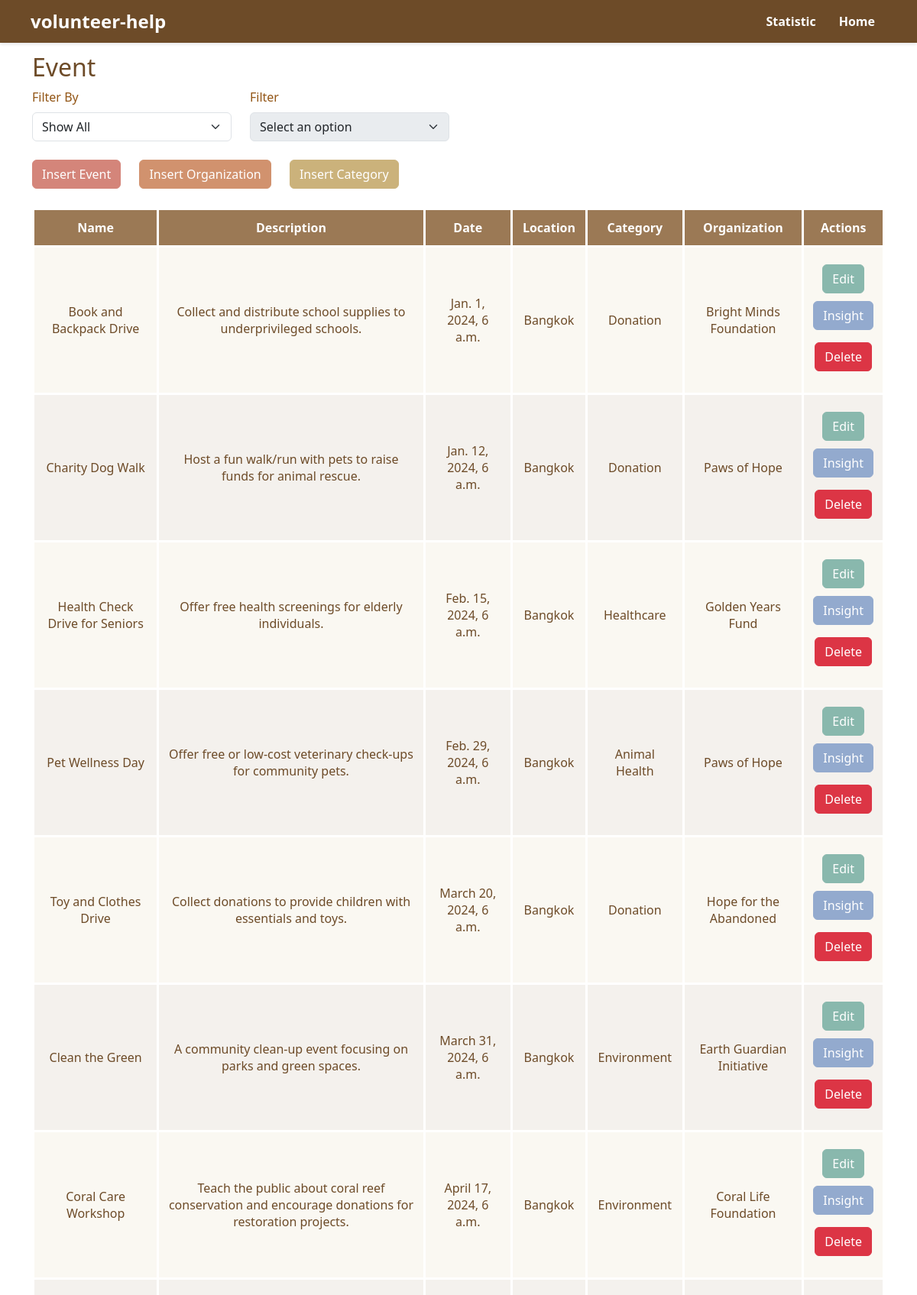
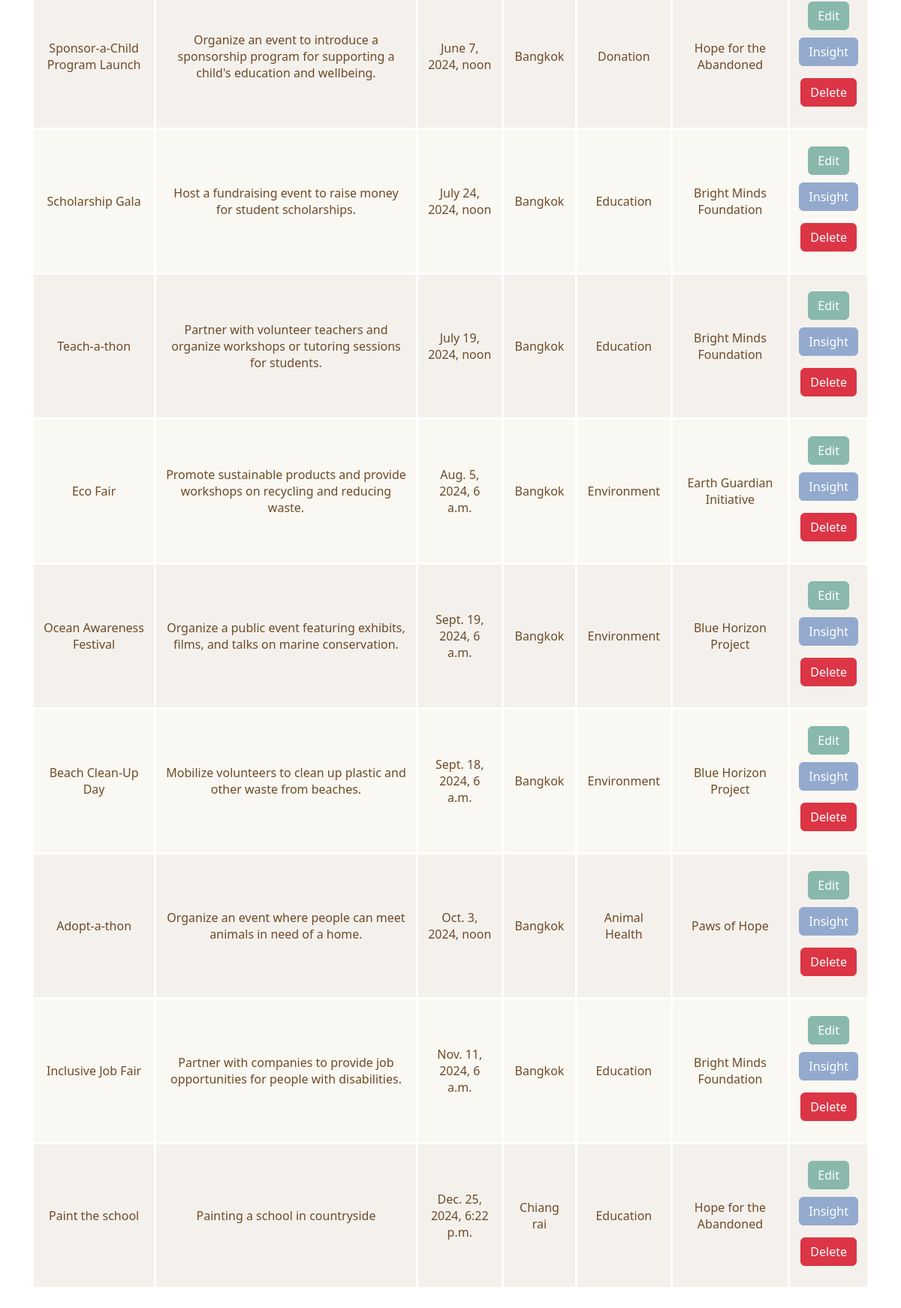
/nonprofit/event/, run on the app's committed database (2 pictures, top to bottom).
### nonprofit/models.py (models this page shows, shortened)
class Event(models.Model):
    name = models.CharField(max_length=100)
    description = models.CharField(max_length=300)
    date = models.DateTimeField(default=None)
    location = models.CharField(max_length=300)
    category = models.ForeignKey(Category, on_delete=models.CASCADE)
    organization = models.ForeignKey(Organization, on_delete=models.CASCADE)

class Category(models.Model):
    name = models.CharField(max_length=100)

class Organization(models.Model):
    name = models.CharField(max_length=100)
    description = models.CharField(max_length=300)

### nonprofit/views.py (the view)
# urls.py: path("event/", views.event_home, name="event_home"),
def event_home(request):
    event_list = Event.objects.all()
    category_list = Category.objects.all()
    organization_list = Organization.objects.all()
    return render(request, 'nonprofit/event.html', {'event_list': event_list,
                                                    'category_list': category_list,
                                                    'organization_list': organization_list})

### nonprofit/templates/nonprofit/event.html (shortened to what this page needs)
{% load static %}
<head>
    <link href="https://cdn.jsdelivr.net/npm/bootstrap@5.3.3/dist/css/bootstrap.min.css" rel="stylesheet">
    <link rel="stylesheet" href="{% static './nonprofit/navbar.css' %}">
    <link rel="stylesheet" href="{% static './nonprofit/style.css' %}">
</head>
<body>
<nav class="navbar">
    <a href="#" class="logo">volunteer-help</a>
    <ul class="nav-link">
        <li><a href="#">Statistic</a></li>
        <li class="active"><a href="/nonprofit/">Home</a></li>
    </ul>
</nav>
<div class="container mt-4">
    <h2 style="color: #6D4B28">Event</h2>
    <div class="row mb-4">
        <div class="col-md-3">
            <label for="filterBy" class="form-label" style="color: #925515">Filter By</label>
            <select class="form-select" id="filterBy">
                <option value="all">Show All</option>
            </select>
        </div>
        <div class="col-md-3">
            <label for="filter" class="form-label" style="color: #925515">Filter</label>
            <select class="form-select" id="filter" disabled>
                <option value="">Select an option</option>
            </select>
        </div>
    </div>
    <button class="btn btn-insert-event" data-bs-toggle="modal" data-bs-target="#InsertEventModal">Insert Event</button>
    <button class="btn btn-insert-organization" data-bs-toggle="modal" data-bs-target="#InsertOrganizationModal">Insert Organization</button>
    <button class="btn btn-insert-category" data-bs-toggle="modal" data-bs-target="#InsertCategoryModal">Insert Category</button>
    <table class="event-table">
        <thead>
            <tr>
                <th>Name</th>
                <th>Description</th>
                <th>Date</th>
                <th>Location</th>
                <th>Category</th>
                <th>Organization</th>
                <th>Actions</th>
            </tr>
        </thead>
        <tbody>
            {% for event in event_list %}
            <tr data-organization="{{ event.organization.id }}" data-category="{{ event.category.id }}" data-location="{{ event.location }}">
                <td>{{ event.name }}</td>
                <td>{{ event.description }}</td>
                <td>{{ event.date }}</td>
                <td>{{ event.location }}</td>
                <td>{{ event.category.name }}</td>
                <td>{{ event.organization.name }}</td>
                <td>
                    <button class="btn btn-edit" style="margin: 10 !important" data-bs-toggle="modal" data-bs-target="#updateEventModal-{{ event.id }}">Edit</button>
                    <form action="{% url 'nonprofit:insight_event' event.id %}" method="POST">
                    <button class="btn btn-insight">Insight</button>
                    </form>
                    <form action="{% url 'nonprofit:delete_event' event.id %}" method="POST" class="d-inline-block">
                        <button type="submit" class="btn btn-danger">Delete</button>
                    </form>
                </td>
            </tr>
            {% endfor %}
        </tbody>
    </table>
</div>
</body>

### nonprofit/static/nonprofit/navbar.css (style rules this page uses)
.navbar { position: fixed; top: 0; left: 0; width: 100%; display: flex; justify-content: space-between; align-items: center; padding: 10px 40px; background-color: #6D4B28; box-shadow: 0 2px 4px rgba(0, 0, 0, 0.1); z-index: 100; }
.navbar .logo { font-size: 24px; font-weight: 700; color: white; text-decoration: none; }
.navbar .nav-link { display: flex; align-items: center; list-style: none; margin: 0; padding: 0; }
.navbar .nav-link li { margin: 0 15px; }
.navbar .nav-link a { text-decoration: none; color: white; font-weight: 600; transition: color 0.3s ease; }
.navbar .nav-link .active a { color: white; font-weight: 700; }

### nonprofit/static/nonprofit/style.css (style rules this page uses)
.btn-insert-event { background-color: #D4857A !important; border-color: #D4857A !important; color: white !important; margin-right: 20px !important; }
.btn-insert-organization { background-color: #D1926E !important; border-color: #D1926E !important; color: white !important; margin-right: 20px !important; }
.btn-insert-category { background-color: #CBB27B !important; border-color: #CBB27B !important; color: white !important; }
.btn-edit { background-color: #89B8AD !important; border-color: #89B8AD !important; color: white !important; }
.btn-insight { background-color: #93AACE !important; border-color: #93AACE !important; color: white !important; }
.event-table { border-collapse: collapse; margin: 25px 0; min-width: 400px; color: black; }
.event-table th, .event-table td { border: 3px solid white; padding: 12px; text-align: center; }
.event-table th { background-color: #9B7955; color: white; }
.event-table tr:nth-child(even) { background-color: #F4F1ED; color: #6D4B28; }
.event-table tr:nth-child(odd) { background-color: #FAF8F2; color: #6D4B28; }

### nonprofit/templates/nonprofit/event.html (style rules this page uses)
body { padding-top: 45px; }

### data on the page
Event: name "Book and Backpack Drive", description "Collect and distribute school supplies to underprivileged schools.", date "Jan. 1, 2024, 6 a.m.", location "Bangkok", category.name "Donation", organization.name "Bright Minds Foundation"
Event: name "Charity Dog Walk", description "Host a fun walk/run with pets to raise funds for animal rescue.", date "Jan. 12, 2024, 6 a.m.", location "Bangkok", category.name "Donation", organization.name "Paws of Hope"
Event: name "Health Check Drive for Seniors", description "Offer free health screenings for elderly individuals.", date "Feb. 15, 2024, 6 a.m.", location "Bangkok", category.name "Healthcare", organization.name "Golden Years Fund"
Event: name "Pet Wellness Day", description "Offer free or low-cost veterinary check-ups for community pets.", date "Feb. 29, 2024, 6 a.m.", location "Bangkok", category.name "Animal Health", organization.name "Paws of Hope"
Event: name "Toy and Clothes Drive", description "Collect donations to provide children with essentials and toys.", date "March 20, 2024, 6 a.m.", location "Bangkok", category.name "Donation", organization.name "Hope for the Abandoned"
Event: name "Clean the Green", description "A community clean-up event focusing on parks and green spaces.", date "March 31, 2024, 6 a.m.", location "Bangkok", category.name "Environment", organization.name "Earth Guardian Initiative"
Event: name "Coral Care Workshop", description "Teach the public about coral reef conservation and encourage donations for restoration projects.", date "April 17, 2024, 6 a.m.", location "Bangkok", category.name "Environment", organization.name "Coral Life Foundation"
Event: name "Sponsor-a-Child Program Launch", description "Organize an event to introduce a sponsorship program for supporting a child's education and wellbeing.", date "June 7, 2024, noon", location "Bangkok", category.name "Donation", organization.name "Hope for the Abandoned"
Event: name "Scholarship Gala", description "Host a fundraising event to raise money for student scholarships.", date "July 24, 2024, noon", location "Bangkok", category.name "Education", organization.name "Bright Minds Foundation"
Event: name "Teach-a-thon", description "Partner with volunteer teachers and organize workshops or tutoring sessions for students.", date "July 19, 2024, noon", location "Bangkok", category.name "Education", organization.name "Bright Minds Foundation"
Event: name "Eco Fair", description "Promote sustainable products and provide workshops on recycling and reducing waste.", date "Aug. 5, 2024, 6 a.m.", location "Bangkok", category.name "Environment", organization.name "Earth Guardian Initiative"
Event: name "Ocean Awareness Festival", description "Organize a public event featuring exhibits, films, and talks on marine conservation.", date "Sept. 19, 2024, 6 a.m.", location "Bangkok", category.name "Environment", organization.name "Blue Horizon Project"
Event: name "Beach Clean-Up Day", description "Mobilize volunteers to clean up plastic and other waste from beaches.", date "Sept. 18, 2024, 6 a.m.", location "Bangkok", category.name "Environment", organization.name "Blue Horizon Project"
Event: name "Adopt-a-thon", description "Organize an event where people can meet animals in need of a home.", date "Oct. 3, 2024, noon", location "Bangkok", category.name "Animal Health", organization.name "Paws of Hope"
Event: name "Inclusive Job Fair", description "Partner with companies to provide job opportunities for people with disabilities.", date "Nov. 11, 2024, 6 a.m.", location "Bangkok", category.name "Education", organization.name "Bright Minds Foundation"
Event: name "Paint the school", description "Painting a school in countryside", date "Dec. 25, 2024, 6:22 p.m.", location "Chiang rai", category.name "Education", organization.name "Hope for the Abandoned"
